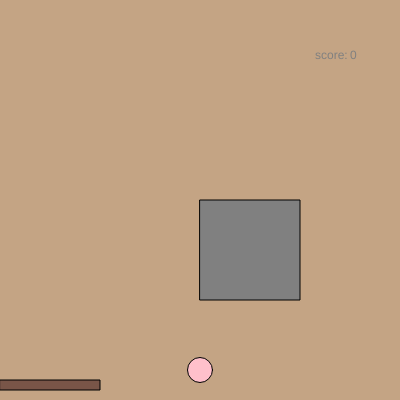
Frame 1 (no input)
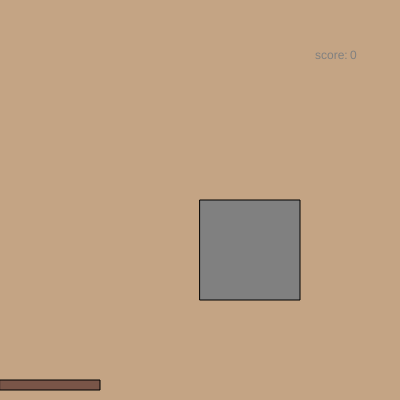
Frame 60 (no input)
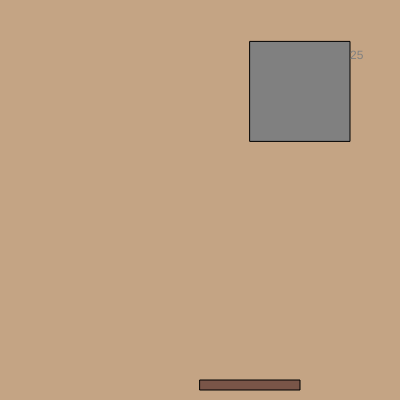
Frame 120 (the mouse pressed at the canvas centre since frame 60)

The p5.js sketch that drew these frames (run headless with seeded random() and noise() and a simulated clock; from frame 60 on, the mouse is pressed at the canvas centre):

// p5.js sketch
// ── sketch.js
var toyX = 200;
var catX = 200;
var toyY = 370;
var catY = 200;
var score = 0;
function setup() {
  createCanvas(400, 400);
  noCursor();
}

function draw() {
  background(196, 164, 132);
  fill("#795548");
  rect(mouseX, 380, 100, 10);
  fill("pink");
  ellipse(toyX, toyY, 25);
  toyY = toyY - 10;
  fill("grey");
  rect(catX, catY, 100);
  if (toyX > catX && toyX < catX + 100 && toyY < catY + 100) {
    catX = random(0, 350);
    catY = random(0, 200);
    score += 25;
  }
  text(score, 350, 50, 25);
  text("score:", 315, 49.8, 25);
}
function mousePressed() {
  toyX = mouseX + 50;
  toyY = 370;
}
